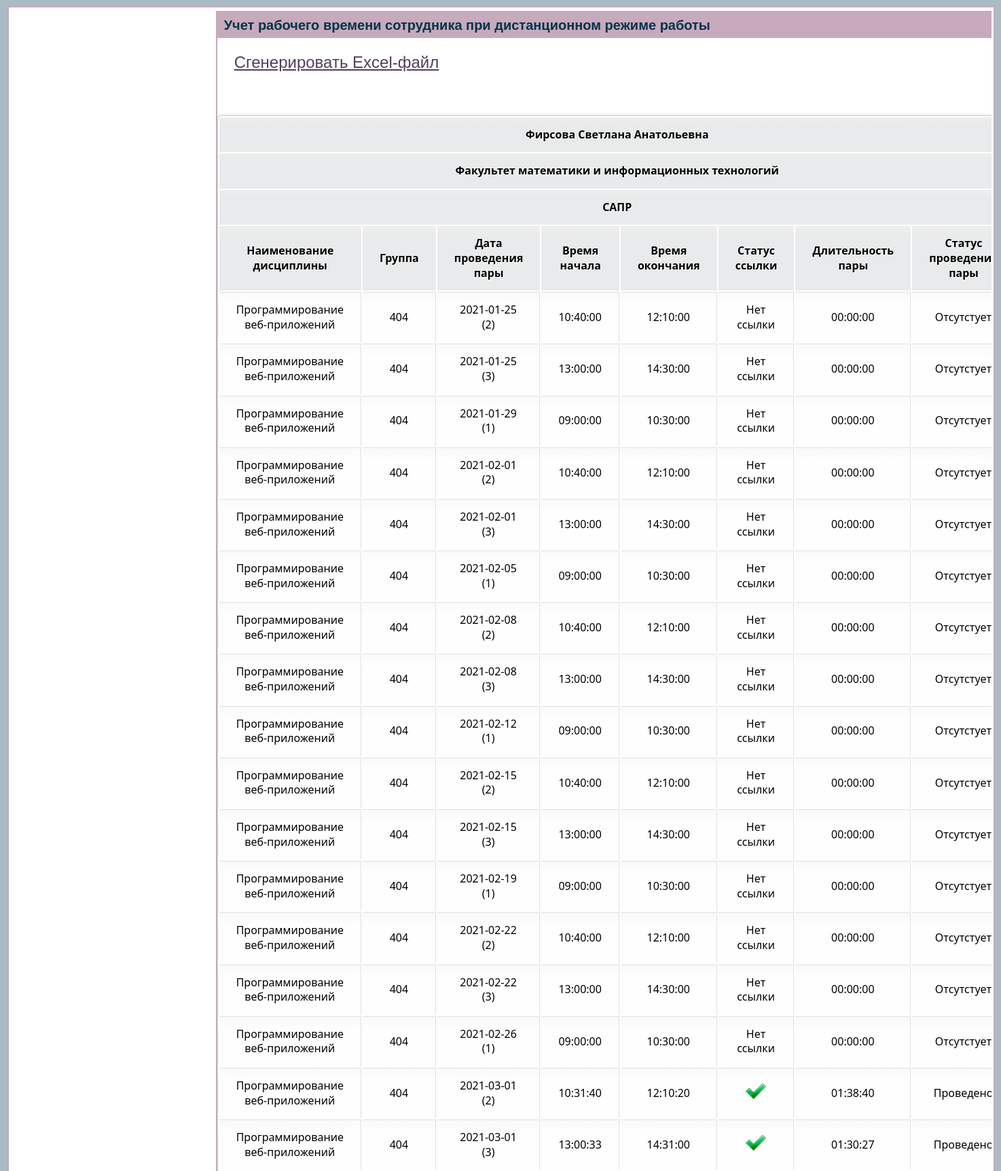
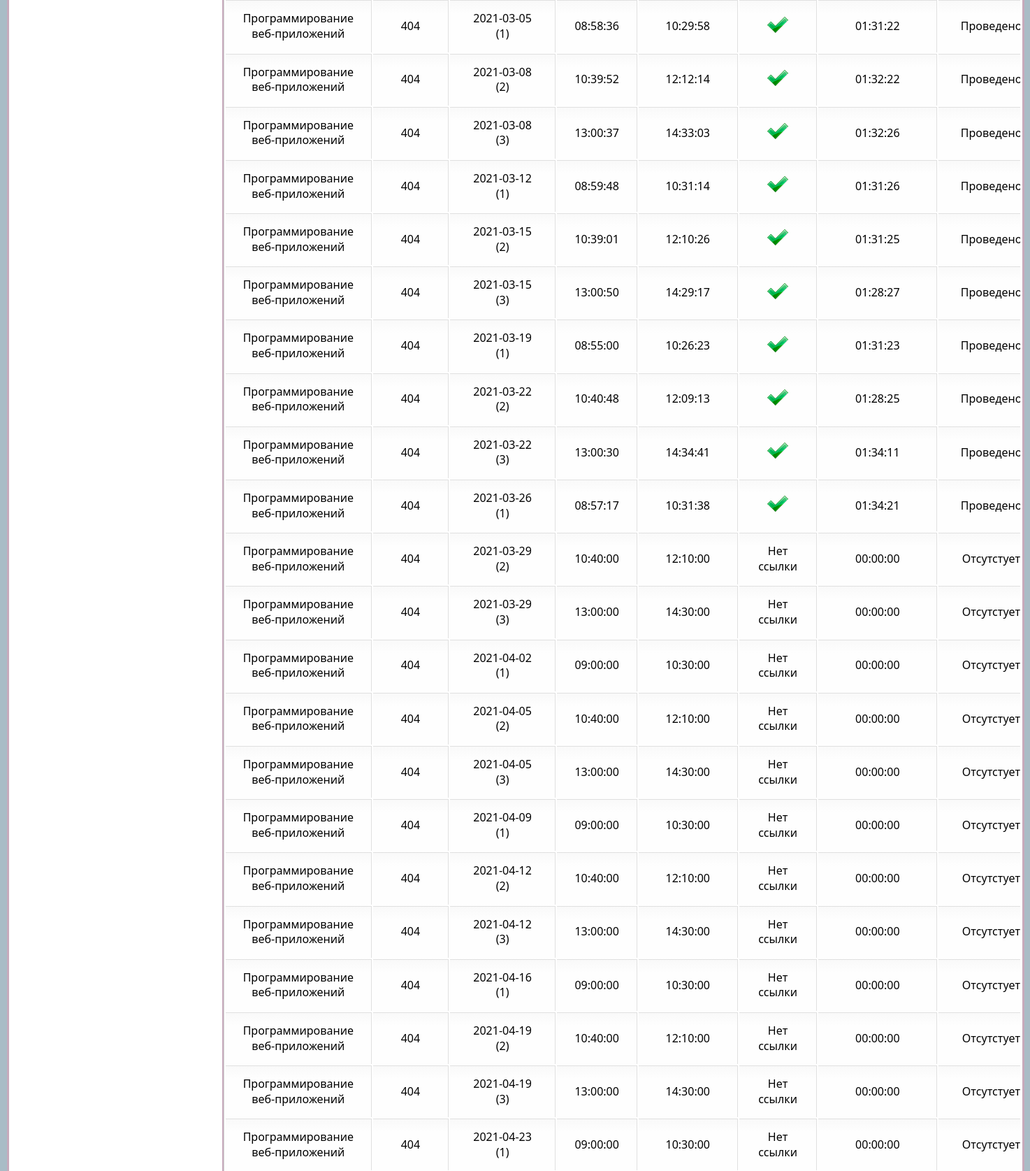
Page /admin/view_repost.php?id=7 (upper part) on the committed database (2 pictures, top to bottom).
### tables this page shows
CREATE TABLE `customers` (
  `customer_id` int NOT NULL,
  `login` varchar(80) NOT NULL,
  `password` varchar(80) NOT NULL,
  `status` int NOT NULL,
  `FIO` varchar(100) NOT NULL,
  `happyDate` date NOT NULL,
  `img` varchar(100) NOT NULL
);

CREATE TABLE `faculty` (
  `id_faculty` int NOT NULL,
  `name_faculty` varchar(100) NOT NULL
);

CREATE TABLE `department` (
  `id_department` int NOT NULL,
  `id_fuculty` int NOT NULL,
  `name_department` varchar(100) NOT NULL
);

CREATE TABLE `discipline` (
  `id_discipline` int NOT NULL,
  `name_discipline` varchar(200) NOT NULL,
  `id_prof` int NOT NULL,
  `id_faculty` int NOT NULL,
  `id_direction` int NOT NULL,
  `distance` int NOT NULL,
  `id_semester` int NOT NULL
);

CREATE TABLE `timetable_class` (
  `id_timetable` int NOT NULL,
  `id_faculty` int NOT NULL,
  `id_direction` int NOT NULL,
  `id_semester` int NOT NULL,
  `group_kurs` int NOT NULL,
  `name_discipline` int NOT NULL,
  `weekday` int NOT NULL,
  `number_para` int NOT NULL,
  `id_professor` int NOT NULL,
  `office` int NOT NULL,
  `distance` tinyint(1) NOT NULL,
  `type_para` varchar(100) NOT NULL
);

CREATE TABLE `semester` (
  `id_semester` int NOT NULL,
  `date_start` date NOT NULL,
  `date_finish` date NOT NULL,
  `name_semester` varchar(500) NOT NULL,
  `group_kurs` int NOT NULL
);

CREATE TABLE `timetable_call` (
  `id_call` int NOT NULL,
  `number` int NOT NULL,
  `time_start` time NOT NULL,
  `time_stop` time NOT NULL,
  `time` varchar(20) NOT NULL,
  `turn` int NOT NULL
);

CREATE TABLE `redirection` (
  `id_redirection` int NOT NULL,
  `id_cus` int NOT NULL,
  `datetime_start` datetime NOT NULL,
  `datetime_stop` datetime NOT NULL,
  `id_dis` int NOT NULL,
  `number_group` int NOT NULL,
  `para` int NOT NULL,
  `time_para` varchar(100) NOT NULL,
  `cross_over` tinyint(1) NOT NULL
);

### admin/view_repost.php (the view, shortened to what this page needs)
<?php
require '../online.php';
?>
<!DOCTYPE html>
<html>
<head>
    <link href="../css/style.css" rel="stylesheet" type="text/css" />
</head>
<body>
<div id="block-body_1">
    <?php
    $id = $_GET['id'];
    $res = mysqli_query($conn, "SELECT * FROM customers WHERE customer_id = '$id' ");
    If (mysqli_num_rows($res) > 0) {
        $row = mysqli_fetch_array($res);
        $name = $row['FIO'];
    }
    $result = mysqli_query($conn, "SELECT * FROM cus_professor WHERE id_professor = '$id' ");
    If (mysqli_num_rows($result) > 0){
        $row = mysqli_fetch_array($result);
        $id_fuc = $row['id_faculty'];
        $id_dep = $row['id_department'];
    }
    $faculty = mysqli_query($conn, "SELECT * FROM faculty WHERE id_faculty = '$id_fuc' ");
    If (mysqli_num_rows($faculty) > 0){
        $row = mysqli_fetch_array($faculty);
        $name_fuc = $row['name_faculty'];
    }
    $departmet = mysqli_query($conn, "SELECT * FROM department WHERE id_department = '$id_dep' ");
    If (mysqli_num_rows($departmet) > 0){
        $row = mysqli_fetch_array($departmet);
        $name_dep = $row['name_department'];
    }
    ?>
    <div id="block-content-4">
        <div id="block-parameters">
            <p id="title-page" >Учет рабочего времени сотрудника при дистанционном режиме работы</p>
        </div>
        <div id="block-table-report">
            <?php
            echo '<div id="href-doc">
                    <a href="repos_about_prof.php?id='.$id.'" id="pdf-doc-view">Сгенерировать Exсel-файл</a><br>
                  </div>';
            ?>
            <table id="rep">
                <tr><th colspan="8" id="text"><?php echo $name?></th></tr>
                <tr><th colspan="8"><?php echo $name_fuc?></th></tr>
                <tr><th colspan="8"><?php echo $name_dep?></th></tr>
                <tr>
                    <th>Наименование дисциплины</th>
                    <th>Группа</th>
                    <th>Дата проведения пары</th>
                    <th>Время начала</th>
                    <th>Время окончания</th>
                    <th>Статус ссылки</th>
                    <th>Длительность пары</th>
                    <th>Статус проведения пары</th>
                </tr>
                <?php
                $date_e = date("Y-m-d");
                $sem = mysqli_query($conn, "SELECT * FROM semester WHERE id_semester = 1 ");
                $semes = mysqli_fetch_array($sem);
                $date_sta = $semes['date_start'];
                $date_start = strtotime($date_sta) ;
                $date_end = strtotime($date_e);
                $k =  date("w",$date_start);
                for ($i = $date_start; $i <= $date_end; $i += 86400){
                    $name_dis = mysqli_query($conn, "SELECT * FROM timetable_class WHERE distance = 1 AND weekday = '$k' and id_professor = '$id'");
                    If (mysqli_num_rows($name_dis) > 0) {
                        $row_1 = mysqli_fetch_array($name_dis);
                        if ($ka = $row_1['weekday']){
                            $s = date('Y-m-d', $i);
                        }
                        do{
                            $id_dis = $row_1['name_discipline'];
                            $result = mysqli_query($conn, "SELECT * FROM discipline WHERE id_discipline = '$id_dis'");
                            If (mysqli_num_rows($result) > 0){
                                $prr = mysqli_fetch_array($result);
                                $disss = $prr['name_discipline'];
                            }
                            $para = $row_1['number_para'];
                            $lin = mysqli_query($conn, "SELECT * FROM link_dis WHERE id_dis = '$id_dis' AND number_para = '$para' AND date_para = '$s'AND date_para BETWEEN '$date_sta' AND '$date_e' ORDER BY date_para");
                            If (mysqli_num_rows($lin) > 0){
                                $link = mysqli_fetch_array($lin);
                                $dateee = $link['date_para'];
                                $stat = $link['status'];
                            }
                            $par = mysqli_query($conn, "SELECT * FROM timetable_call WHERE id_call = '$para'");
                            If (mysqli_num_rows($par) > 0){
                                $numPara = mysqli_fetch_array($par);
                                $start = $numPara['time_start'];
                                $stop = $numPara['time_stop'];
                            }
                            $redir = mysqli_query($conn, "SELECT * FROM redirection WHERE id_cus = '$id' and id_dis = '$id_dis' AND DATE_FORMAT(datetime_start,'%Y-%m-%d') = '$dateee' AND para = '$para' order by datetime_start");
                            If (mysqli_num_rows($redir) > 0){
                                $row = mysqli_fetch_array($redir);
                                $datetime_start = $row['datetime_start'];
                                $datetime_stop = $row['datetime_stop'];
                                $time_para = $row['time_para'];
                            }
                            $ttime_para = strtotime("01:20:00");
                            if ($dateee == $s){
                                if ($stat == 1){
                                    If (mysqli_num_rows($redir) > 0){
                                        if ($datetime_start == $datetime_stop){
                                            echo '<tr>
                                    <td>'.$disss.'</td>
                                    <td>'.$row_1['group_kurs'].'</td>
                                    <td>'.$s.'<br>('.$para.')</td>
                                    <td>'.date('H:i:s', strtotime($datetime_start)).'</td>
                                    <td> ----- </td>
                                    <td><img class="imgg" src="../img/check.png" /></td>
                                    <td> ----- </td>
                                    <td>Проводится</td>
                                    </tr>';
                                        }else{
                                            echo '<tr>
                                    <td>'.$disss.'</td>
                                    <td>'.$row_1['group_kurs'].'</td>
                                    <td>'.$s.'<br>('.$para.')</td>
                                    <td>'.date('H:i:s', strtotime($datetime_start)).'</td>
                                    <td>'.date('H:i:s', strtotime($datetime_stop)).'</td>
                                     <td><img class="imgg" src="../img/check.png" /></td>
                                     <td>'.$time_para.'</td>
                                    <td>Проведено</td>
                                    </tr>';
                                        }
                                    }
                                }
                            }else{
                                echo '<tr>
                                <td>'.$disss.'</td>
                                <td>'.$row_1['group_kurs'].'</td>
                                <td>'.$s.'<br>('.$para.')</td>
                                <td>'.$start.'</td>
                                <td>'.$stop.'</td>
                                <td>Нет ссылки</td>
                                <td>00:00:00</td>
                                <td>Отсутстует</td>
                                </tr>';
                            }
                        } while($row_1 = mysqli_fetch_array($name_dis));
                    }
                    $k = $k + 1;
                    if ($k > 6 ){
                        $i += 86400;
                        $k = 1;
                    }
                }
                ?>
            </table>
        </div>
    </div>
</div>
</body>
</html>

### css/style.css (style rules this page uses)
body { width: 99%; height: auto; color: #000000; background-color: #a9bcc6; background-size: cover; font-family: "Segoe UI", sans-serif; line-height: 135%; }
#block-body_1 { width: 1450px; height: auto; margin: 5px auto; background-color: white; border: 3px solid #c7aabc; }
#block-parameters { width: 1140px; height: 40px; background-color: #c7aabc; }
#title-page { font: 20px sans-serif; font-weight: bold; margin-top: 10px; margin-left: 10px; position: absolute; color: #02334a; }
#block-content_1 th, td { padding: 10px 15px; }
#block-top-call th, td { padding: 10px 15px; }
#block-content-4 { width: 1140px; min-height: 500px; height: auto; margin-left: 305px; margin-top: 5px; margin-bottom: 20px; border-left: 2px solid #c7aabc; overflow:auto }
#block-table-report table { overflow:hidden; border:1px solid #d3d3d3; background:#fefefe; font-size: 16px; width:75%; margin:5% auto 0; -moz-border-radius:5px; -webkit-border-radius:5px; border-radius:5px; -moz-box-shadow: 0 0 4px rgba(0, 0, 0, 0.2); -webkit-box-shadow: 0 0 4px rgba(0, 0, 0, 0.2); }
#block-table-report th, td { padding:15px 25px 15px; text-align:center; font-size: 16px; }
#block-table-report th { padding-top:15px; text-shadow: 1px 1px 1px #fff; background:#e8eaeb; }
#block-table-report td { border-top:1px solid #e0e0e0; border-right:1px solid #e0e0e0; }
#block-table-report td { background: -moz-linear-gradient(100% 25% 90deg, #fefefe, #f9f9f9); background: -webkit-gradient(linear, 0% 0%, 0% 25%, from(#f9f9f9), to(#fefefe)); }
#block-table-report th { background: -moz-linear-gradient(100% 20% 90deg, #e8eaeb, #ededed); background: -webkit-gradient(linear, 0% 0%, 0% 20%, from(#ededed), to(#e8eaeb)); }
#href-doc { margin: 15px; justify-content:space-around; align-items:center; }
#href-doc a { font-size: 24px; font-family: SansSerif, sans-serif; color: #513e5c; cursor: pointer; display:inline-block; padding: 10px; }

### rows in the picture
customers: FIO "Фирсова Светлана Анатольевна"
faculty: name_faculty "Факультет математики и информационных технологий"
department: name_department "САПР"
discipline: name_discipline "Программирование веб-приложений"
timetable_class: group_kurs "404", number_para "2"
semester: date_start "2021-01-25"
timetable_call: time_start "10:40:00", time_stop "12:10:00"
timetable_class: discipline.name_discipline "Программирование веб-приложений", group_kurs "404", id_semester.date_start "2021-01-25", number_para "3", timetable_call.time_start "13:00:00", timetable_call.time_stop "14:30:00", s "2021-02-01", s "2021-02-08", s "2021-02-15", s "2021-02-22", s "2021-03-01", redirection.datetime_start "13:00:33", redirection.datetime_stop "14:31:00", redirection.time_para "01:30:27", s "2021-03-08", redirection.datetime_start "13:00:37", redirection.datetime_stop "14:33:03", redirection.time_para "01:32:26", s "2021-03-15", redirection.datetime_start "13:00:50", redirection.datetime_stop "14:29:17", redirection.time_para "01:28:27", s "2021-03-22", redirection.datetime_start "13:00:30", redirection.datetime_stop "14:34:41", redirection.time_para "01:34:11", s "2021-03-29", s "2021-04-05", s "2021-04-12", s "2021-04-19"
timetable_class: group_kurs "404", number_para "1"
timetable_call: time_start "09:00:00", time_stop "10:30:00"
redirection: datetime_start "10:31:40", datetime_stop "12:10:20", time_para "01:38:40"
redirection: datetime_start "08:58:36", datetime_stop "10:29:58", time_para "01:31:22"
redirection: datetime_start "10:39:52", datetime_stop "12:12:14", time_para "01:32:22"
redirection: datetime_start "08:59:48", datetime_stop "10:31:14", time_para "01:31:26"
redirection: datetime_start "10:39:01", datetime_stop "12:10:26", time_para "01:31:25"
redirection: datetime_start "08:55:00", datetime_stop "10:26:23", time_para "01:31:23"
redirection: datetime_start "10:40:48", datetime_stop "12:09:13", time_para "01:28:25"
redirection: datetime_start "08:57:17", datetime_stop "10:31:38", time_para "01:34:21"

### other values in the picture
$s "2021-01-29"
$s "2021-02-01"
$s "2021-02-05"
$s "2021-02-08"
$s "2021-02-12"
$s "2021-02-15"
$s "2021-02-19"
$s "2021-02-22"
$s "2021-02-26"
$s "2021-03-01"
$s "2021-03-05"
$s "2021-03-08"
$s "2021-03-12"
$s "2021-03-15"
$s "2021-03-19"
